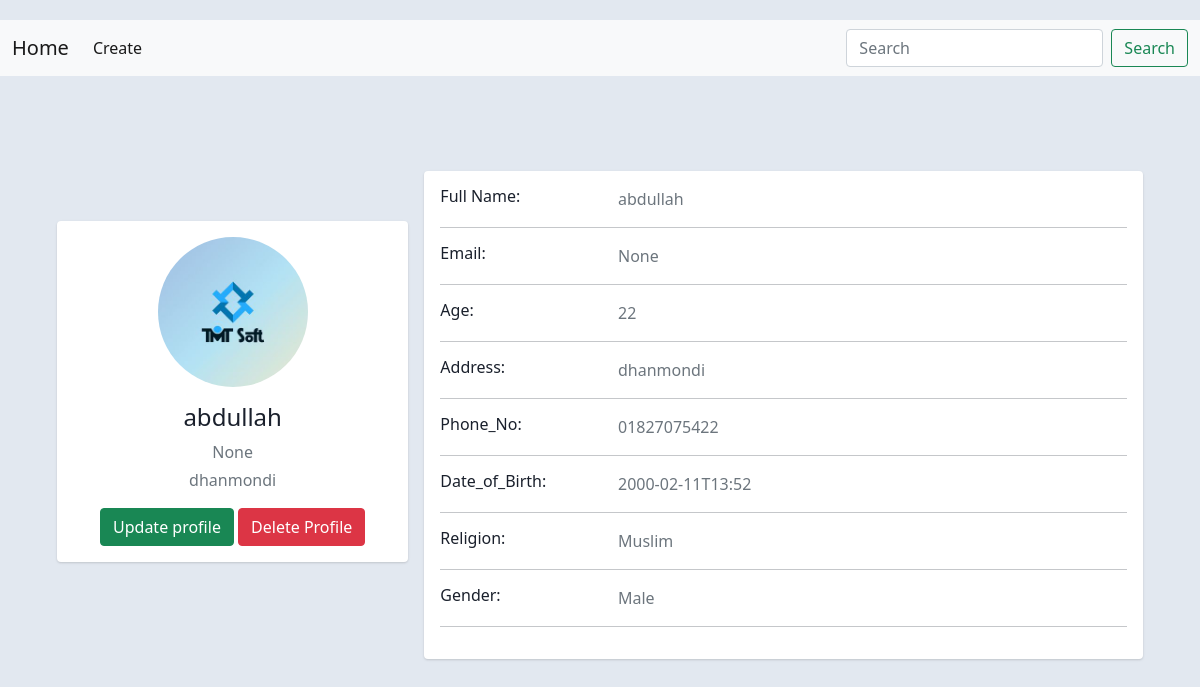
The app's page /see_Profile/3/ with its own data.
### crud/models.py (models this page shows, shortened)
class Profile(models.Model):
    RELIGION = (
        ('Muslim', 'Muslim'),
        ('Hindu', 'Hindu'),
        ('Christian', 'Christian'),
        ('Bouddho', 'Bouddho'),
    )
    GENDER = (
        ('Male', 'Male'),
        ('Female', 'Female'),
        ('Others', 'others'),
    )
    name = models.CharField(max_length=25, null=True, blank=True)
    image = models.ImageField(upload_to='Profile_pic/', default='default/def.jpg', blank=True, null=True)
    Email = models.EmailField(max_length=50, blank=True, null=True)
    age = models.PositiveIntegerField(blank=True, null=True)
    address = models.TextField(max_length=200, blank=True, null=True)
    phone_no = models.TextField(max_length=20, blank=True, null=True)
    date_of_birth = models.TextField(max_length=12, blank=True, null=True)
    religion = models.CharField(max_length=9, choices=RELIGION)
    gender = models.CharField(max_length=6, choices=GENDER)

### crud/views.py (the view)
# urls.py: path('see_Profile/<int:id>/', see_Profile, name='see_Profile'),
def see_Profile(request,id):
    prof = Profile.objects.get(id=id)
    return render(request,'SeeFullProfile.html',locals())

### template/SeeFullProfile.html (shortened to what this page needs)
<!DOCTYPE html>
<html lang="en">
<head>
    <link href="https://cdn.jsdelivr.net/npm/bootstrap@5.0.2/dist/css/bootstrap.min.css" rel="stylesheet"
>
</head>
<body>
<nav class="navbar navbar-expand-lg navbar-light bg-light">
    <div class="container-fluid">
        <a class="navbar-brand" href="{% url 'first' %}">Home</a>
        <div class="collapse navbar-collapse" id="navbarSupportedContent">
            <ul class="navbar-nav me-auto mb-2 mb-lg-0">
                <li class="nav-item">
                    <a class="nav-link active" aria-current="page" href="{% url 'Create' %}">Create</a>
                </li>
            </ul>
            <form class="d-flex" method="GET">
                <input class="form-control me-2" type="text" placeholder="Search" aria-label="Search" name="search">
                <button class="btn btn-outline-success" type="submit">Search</button>
            </form>
        </div>
    </div>
</nav>
<div class="container">
    <div class="main-body" style="margin-top:80px">
        <div class="row gutters-sm">
            <div class="col-md-4 mb-3" style="margin-top:50px">
                <div class="card">
                    <div class="card-body">
                        <div class="d-flex flex-column align-items-center text-center">
                            <img src="{{prof.image.url}}" alt="Admin"
                                 class="rounded-circle" width="150">
                            <div class="mt-3">
                                <h4>{{prof.name}}</h4>
                                <p class="text-secondary mb-1">{{prof.Email}}</p>
                                <p class="text-muted font-size-sm">{{prof.address}}</p>
                                <a href="{% url 'update_prof' prof.id %}" class="btn btn-success">Update profile</a>
                                <a href="{% url 'Delete' prof.id %}" class="btn btn-danger">Delete Profile</a>
                            </div>
                        </div>
                    </div>
                </div>
            </div>
            <div class="col-md-8">
                <div class="card mb-3">
                    <div class="card-body">
                        <div class="row">
                            <div class="col-sm-3">
                                <h6 class="mb-0">Full Name:</h6>
                            </div>
                            <div class="col-sm-9 text-secondary">
                                {{prof.name}}
                            </div>
                        </div>
                        <hr>
                        <div class="row">
                            <div class="col-sm-3">
                                <h6 class="mb-0">Email:</h6>
                            </div>
                            <div class="col-sm-9 text-secondary">
                                {{prof.Email}}
                            </div>
                        </div>
                        <hr>
                        <div class="row">
                            <div class="col-sm-3">
                                <h6 class="mb-0">Age:</h6>
                            </div>
                            <div class="col-sm-9 text-secondary">
                                {{prof.age}}
                            </div>
                        </div>
                        <hr>
                        <div class="row">
                            <div class="col-sm-3">
                                <h6 class="mb-0">Address:</h6>
                            </div>
                            <div class="col-sm-9 text-secondary">
                                {{prof.address}}
                            </div>
                        </div>
                        <hr>
                        <div class="row">
                            <div class="col-sm-3">
                                <h6 class="mb-0">Phone_No:</h6>
                            </div>
                            <div class="col-sm-9 text-secondary">
                                {{prof.phone_no}}
                            </div>
                        </div>
                        <hr>
                        <div class="row">
                            <div class="col-sm-3">
                                <h6 class="mb-0">Date_of_Birth:</h6>
                            </div>
                            <div class="col-sm-9 text-secondary">
                                {{prof.date_of_birth}}
                            </div>
                        </div>
                        <hr>
                        <div class="row">
                            <div class="col-sm-3">
                                <h6 class="mb-0">Religion:</h6>
                            </div>
                            <div class="col-sm-9 text-secondary">
                                {{prof.religion}}
                            </div>
                        </div>
                        <hr>
                        <div class="row">
                            <div class="col-sm-3">
                                <h6 class="mb-0">Gender:</h6>
                            </div>
                            <div class="col-sm-9 text-secondary">
                                {{prof.gender}}
                            </div>
                        </div>
                        <hr>
                    </div>
                </div>
            </div>
        </div>
    </div>
</div>
</body>
</html>

### template/SeeFullProfile.html (style rules this page uses)
body { margin-top:20px; color: #1a202c; text-align: left; background-color: #e2e8f0; }
.main-body { padding: 15px; }
.card { box-shadow: 0 1px 3px 0 rgba(0,0,0,.1), 0 1px 2px 0 rgba(0,0,0,.06); }
.card { position: relative; display: flex; flex-direction: column; min-width: 0; word-wrap: break-word; background-color: #fff; background-clip: border-box; border: 0 solid rgba(0,0,0,.125); border-radius: .25rem; }
.card-body { flex: 1 1 auto; min-height: 1px; padding: 1rem; }
.gutters-sm { margin-right: -8px; margin-left: -8px; }
.gutters-sm>.col, .gutters-sm>[class*=col-] { padding-right: 8px; padding-left: 8px; }
.mb-3, .my-3 { margin-bottom: 1rem!important; }

### records on screen
Profile: image (picture), name "abdullah", Email "None", address "dhanmondi", age "22", phone_no "01827075422", date_of_birth "2000-02-11T13:52", religion "Muslim", gender "Male"
